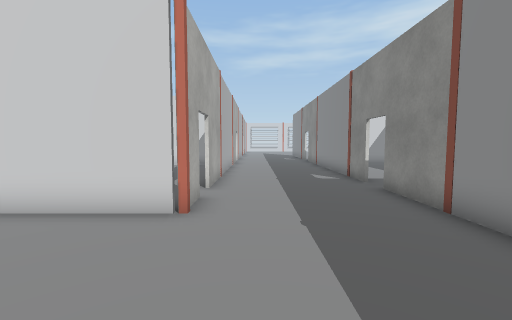
View 1 (above)

16 first-person views from a walk through a 3-D level made in the Unity game engine. The camera is 1.4 m above the floor, tilts 4° down and sees 90° across. The floor is counted in squares, 1 m on a side. Each view is taken from the middle of a square. On the plan, view 1 faces up. The plan holds only what a view shows up to about 13 squares ahead; the rest is blank. The place goes on beyond the plan. Some surface patterns are stand-ins.

View 2
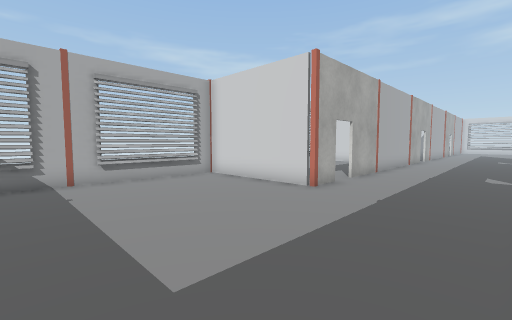

View 3
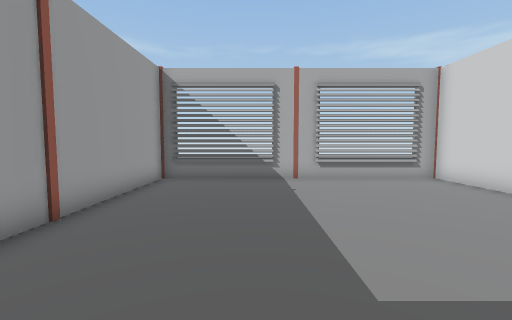

View 4
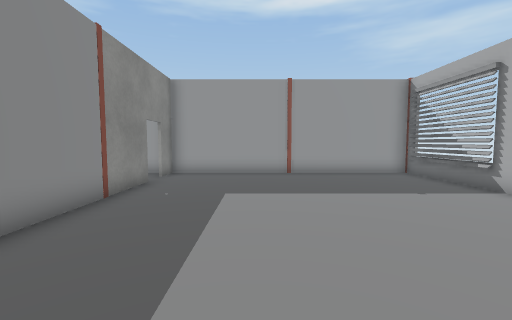

View 5
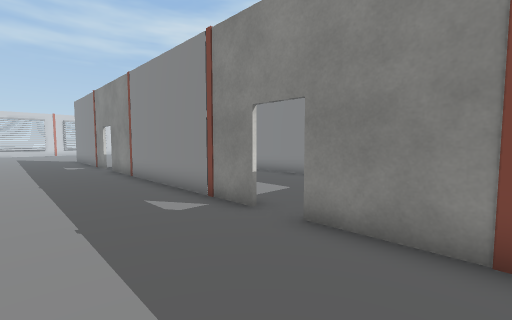

View 6
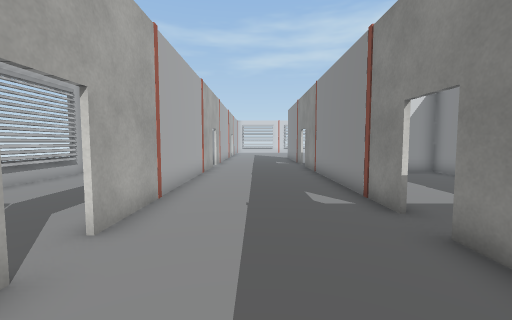

View 7
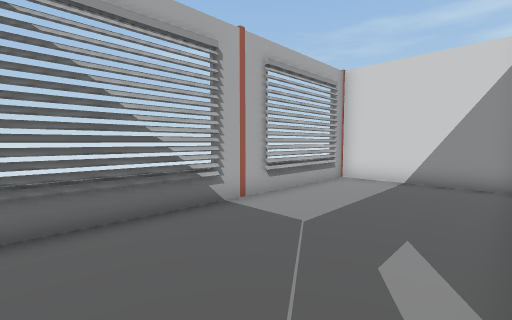

View 8
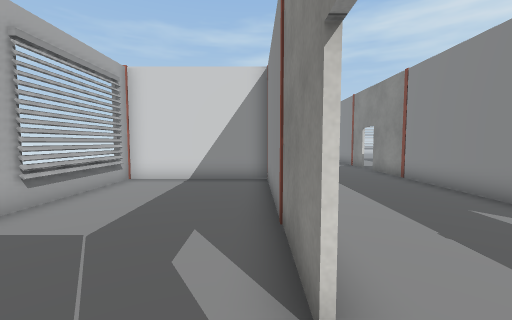

View 9
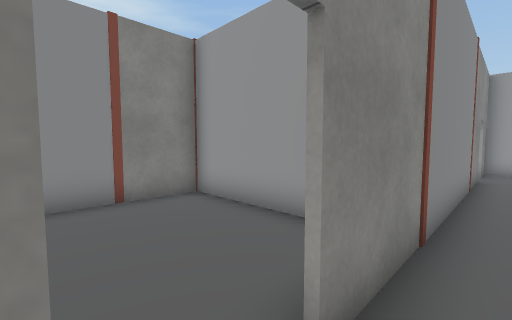

View 10
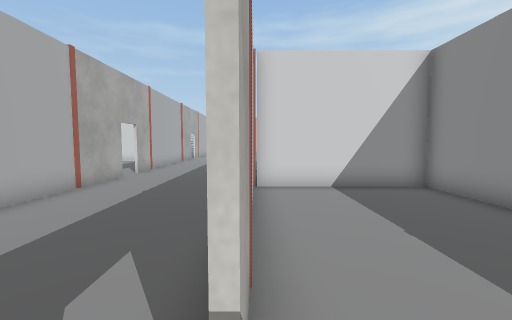

View 11
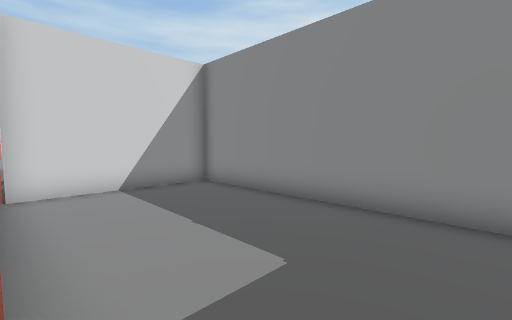

View 12
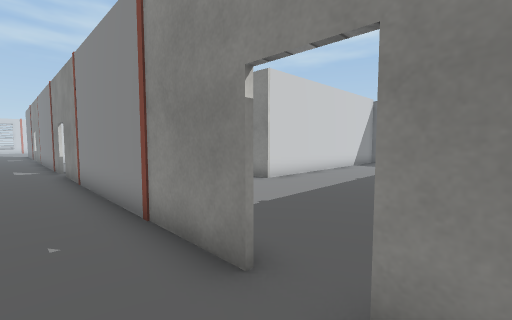

View 13
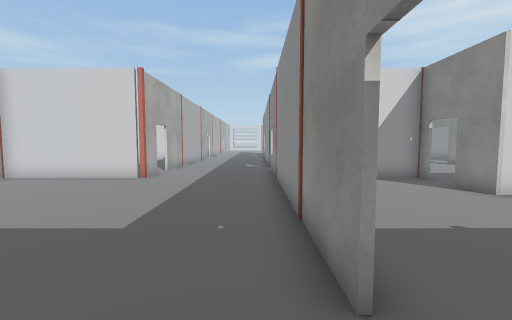

View 14
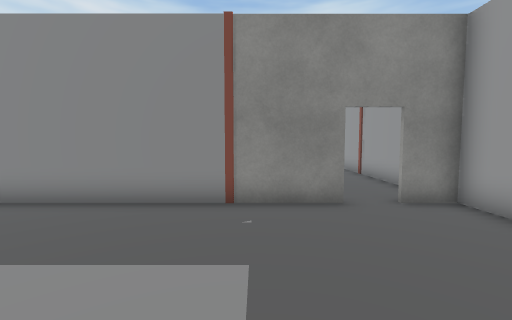

View 15
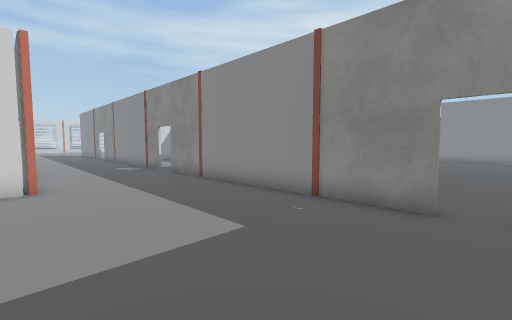

View 16
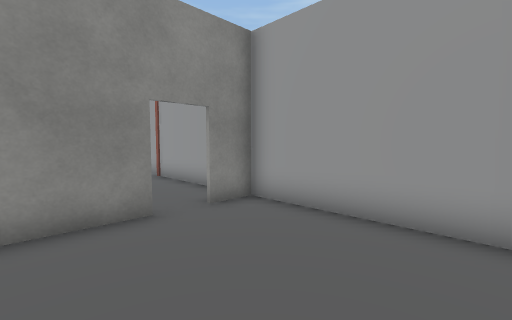

### Floor plan
Ten units are one square. View 1 is at (0, 0); x grows to the right and y downward. Boxes are objects, and circles mark ways between rooms. Rooms are numbered by the first view taken in them; rooms with no view inside come last. Other rooms are left out.
<svg viewBox="-73 -190 193 251">
<path fill="none" stroke="#000" d="M-14 -65 -14 -49 -68 -49 -68 56 38 56 38 42M38 -89 38 -185M38 31 38 -76M-14 -184 -14 -78M-15 -78 -15 -151M-14 -157 -68 -157 -68 -59M-15 -49 -15 -65M115 -17 94 -17 94 -31M94 -49 76 -49M44 56 110 56M39 -106 39 -89M56 -50 94 -50M94 -44 94 -160 38 -160"/>
<circle cx="-10" cy="-70" r="3" fill="#2a7"/>
<circle cx="40" cy="30" r="3" fill="#2a7"/>
<circle cx="40" cy="40" r="3" fill="#2a7"/>
<circle cx="40" cy="-80" r="3" fill="#2a7"/>
<text x="0" y="-40">1</text>
<text x="-40" y="-110">2</text>
<text x="70" y="0">3</text>
<text x="60" y="-110">4</text>
</svg>
Room 1 opens to room 2. Room 1 opens to room 3. Room 1 opens to room 4.

Where each view was taken, in squares from view 1:
view 1: 0 up, 0 right, facing up
view 2: 2 down, 3 right, facing up-left
view 3: 2 down, 3 right, facing left
view 4: 6 up, 0 right, facing down
view 5: 5 up, 0 right, facing up-right
view 6: 4 up, 1 right, facing up
view 7: 6 up, 2 left, facing up-left
view 8: 6 up, 2 left, facing up
view 9: 9 up, 3 right, facing down-right
view 10: 8 up, 4 right, facing up
view 11: 8 up, 4 right, facing up-right
view 12: 5 down, 2 right, facing up-right
view 13: 5 down, 3 right, facing up
view 14: 1 down, 2 left, facing right
view 15: 4 down, 2 left, facing up-right
view 16: 1 down, 1 left, facing down-right
